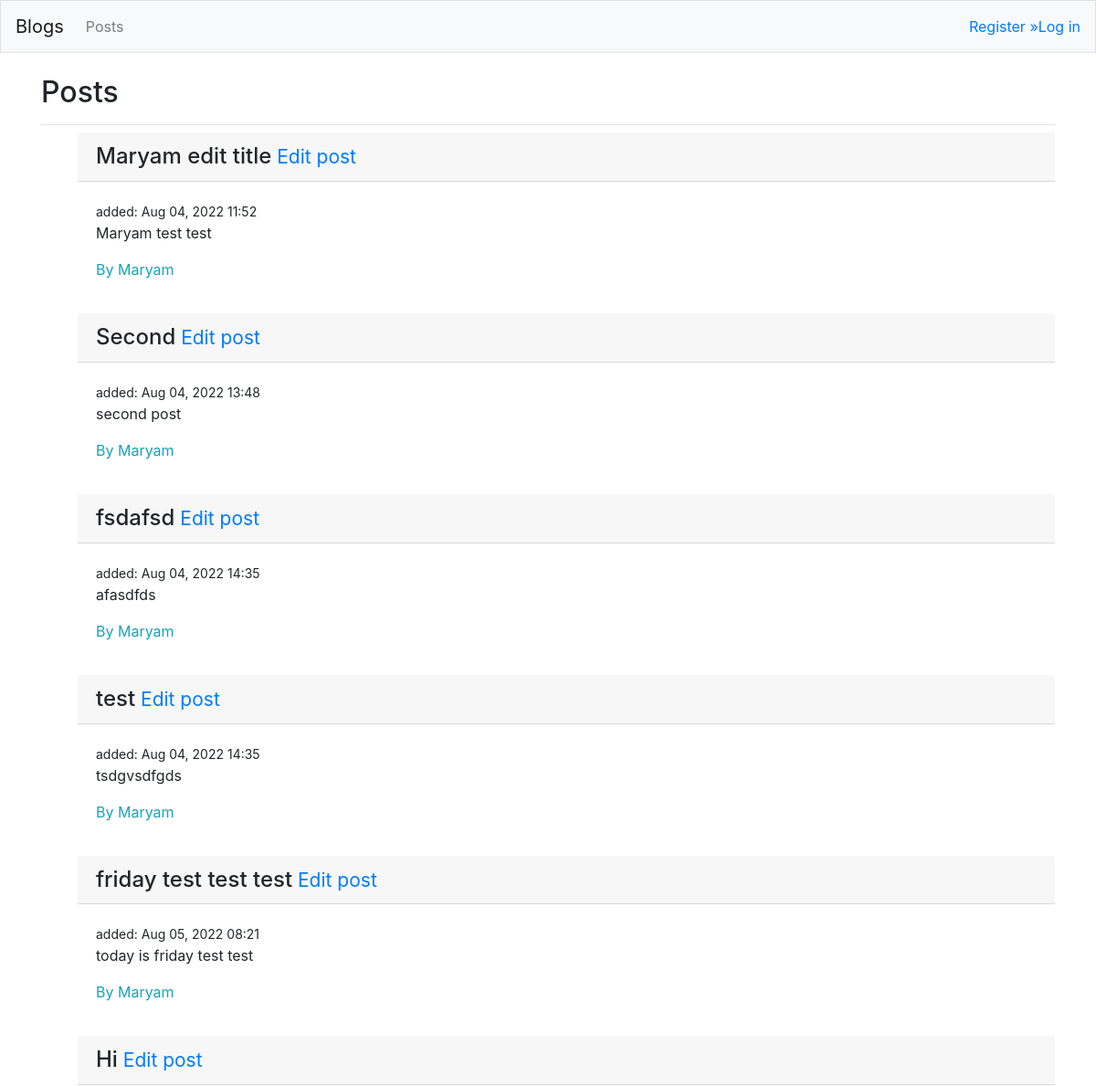
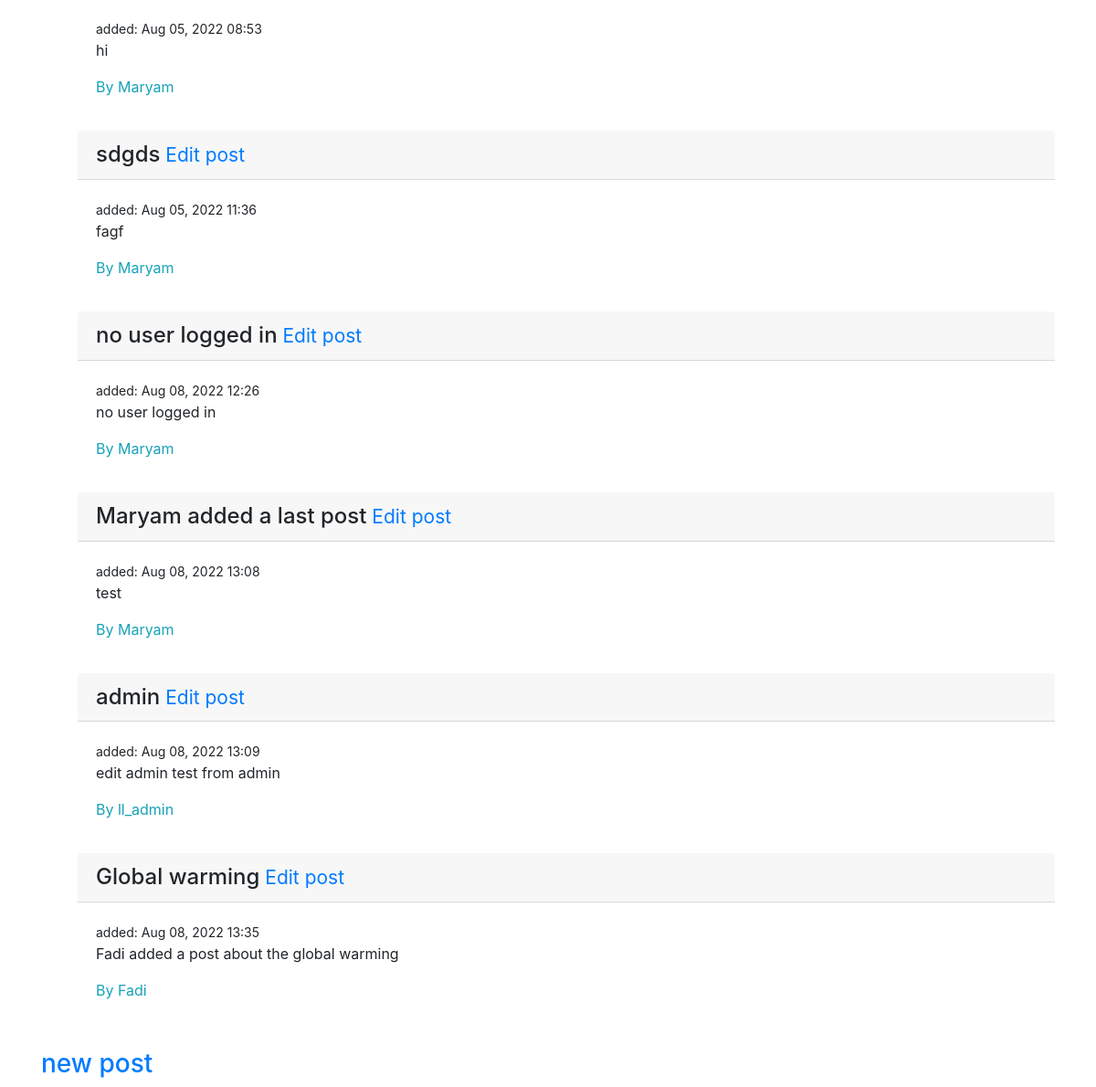
/posts/, run on an earlier commit of the app's database (2 pictures, top to bottom).
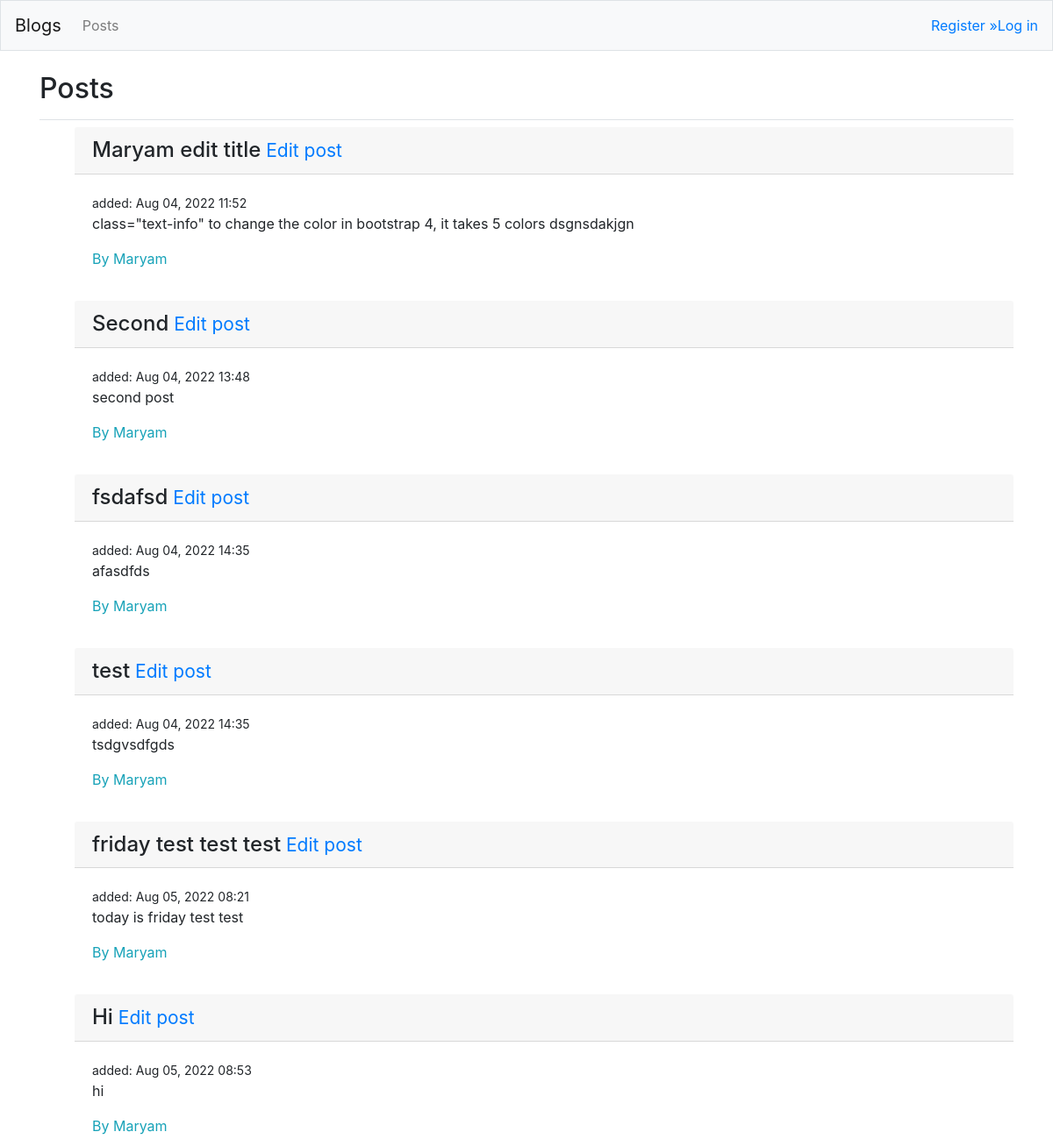
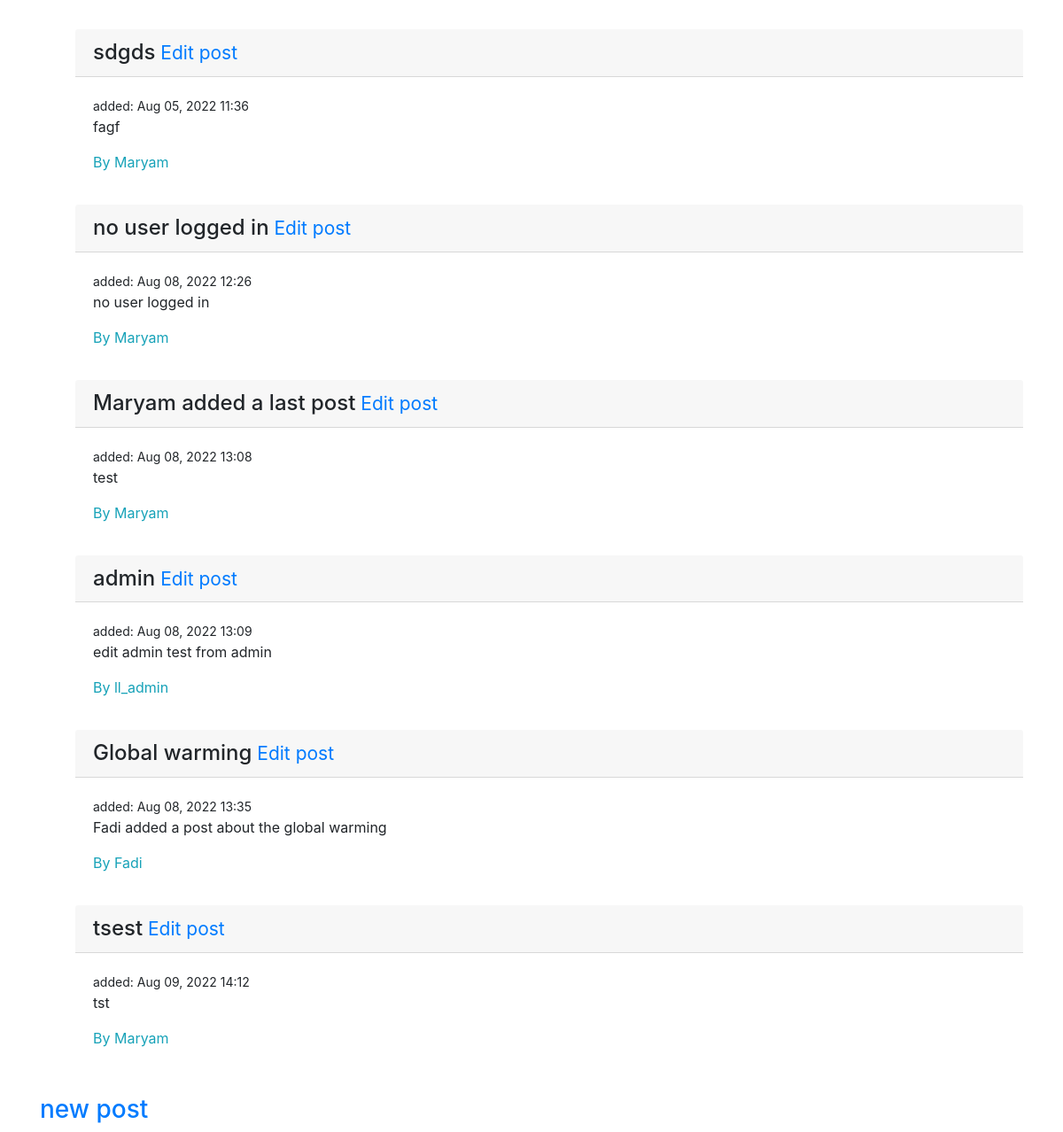
And on a later commit of the database (2 pictures, top to bottom).
### blogs/models.py (models this page shows)
class BlogPost(models.Model):
    title = models.CharField(max_length=200)
    text = models.CharField(max_length=200)
    date_added = models.DateTimeField(auto_now_add=True)
    author = models.ForeignKey(User, on_delete=models.CASCADE)
    def __str__(self):
        return self.title

### blogs/views.py (the view)
# urls.py: path('posts/',views.posts, name='posts'),
def posts(request):
    posts = BlogPost.objects.order_by('date_added')
    author = posts.order_by('-date_added')
    context = {'posts':posts,'author':author}
    return render(request, 'blogs/posts.html', context)

### blogs/templates/blogs/posts.html
{% extends "blogs/base.html" %}
{% load bootstrap4 %}
{% block page_header %}
<h2>Posts</h2>
{% endblock page_header %}
{% block content %}
<ul>
    {% for post in posts %}
    <div class="card_mb_3">
        <h4 class="card-header">
            {{post}}<small><a href="{% url 'blogs:edit_post' post.id %}"> Edit post</a></small></h4>
            <div class="card-body">
                <small>added: {{ post.date_added|date:'M d, Y H:i' }}</small>
                <p>{{post.text}}</p>
                <p class="text-info">By {{post.author}}</p>
            </div>
        </div>
        {% empty %}
        <li>No posts have been added yet.</li>
        {% endfor %}
    </ul>
    <h3><a href="{% url 'blogs:new_post' %}"> new post</a></h3>
    {% endblock content %}

What changed in the data, as far as the page shows it:
changed BlogPost "Maryam edit title": text "Maryam test test" → "class=\"text-info\" to change the color in bootstrap 4, it takes 5 colors dsgnsdakjgn"
added BlogPost: title "tsest", date_added "Aug 09, 2022 14:12", text "tst", author "Maryam"
